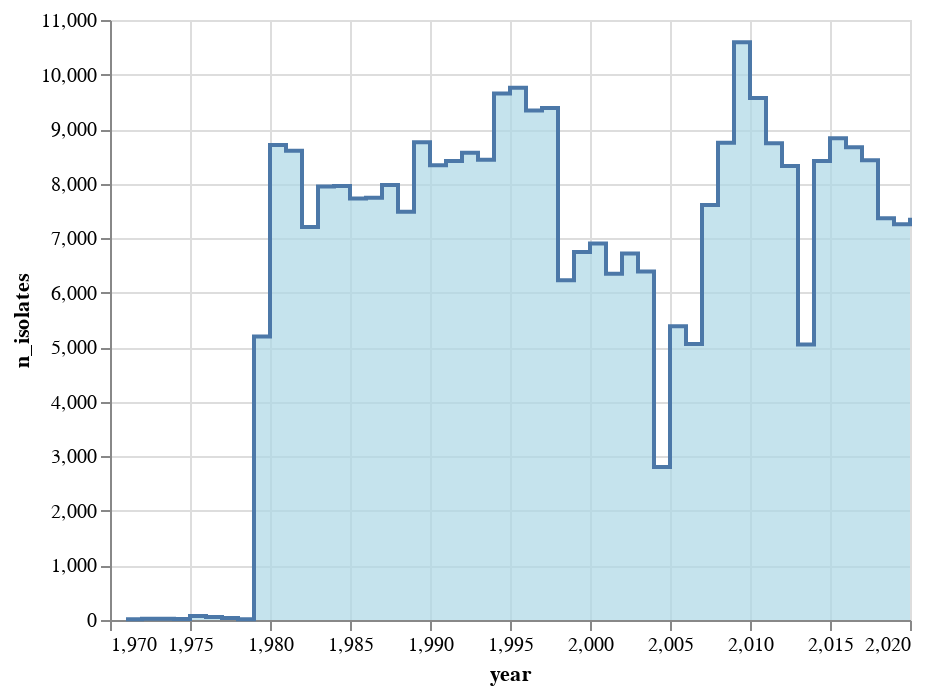

Notebook cell for this chart:
### Code cell
alt.Chart(df_summary).mark_area(
    color="lightblue",
    interpolate='step-after',
    line=True
).encode(
    x='year',
    y='n_isolates'
)

### Figure 1 — Vega-Lite specification as saved in the notebook (floating-point values rounded to 4 significant figures)
{"config": {"view": {"continuousWidth": 400, "continuousHeight": 300}}, "data": {"name": "data-db74778010134993643cce71a89b72e6"}, "mark": {"type": "area", "color": "lightblue", "interpolate": "step-after", "line": true}, "encoding": {"x": {"type": "quantitative", "field": "year"}, "y": {"type": "quantitative", "field": "n_isolates"}}, "$schema": "https://vega.github.io/schema/vega-lite/v4.8.1.json", "datasets": {"data-db74778010134993643cce71a89b72e6": [{"year": 1971, "n_authors": 35, "n_papers": 28, "n_authors_per_paper": 1.5, "n_papers_per_author": 1.2, "n_collabs": 13, "n_isolates": 12, "mean_collabs": 0.7429, "largest_component": 0.1143}, {"year": 1972, "n_authors": 58, "n_papers": 42, "n_authors_per_paper": 1.429, "n_papers_per_author": 1.034, "n_collabs": 18, "n_isolates": 22, "mean_collabs": 0.6207, "largest_component": 0.03448}, {"year": 1973, "n_authors": 47, "n_papers": 36, "n_authors_per_paper": 1.333, "n_papers_per_author": 1.021, "n_collabs": 12, "n_isolates": 23, "mean_collabs": 0.5106, "largest_component": 0.04255}, {"year": 1974, "n_authors": 47, "n_papers": 34, "n_authors_per_paper": 1.441, "n_papers_per_author": 1.043, "n_collabs": 15, "n_isolates": 17, "mean_collabs": 0.6383, "largest_component": 0.04255}, {"year": 1975, "n_authors": 161, "n_papers": 131, "n_authors_per_paper": 1.359, "n_papers_per_author": 1.106, "n_collabs": 44, "n_isolates": 74, "mean_collabs": 0.5466, "largest_component": 0.01863}, {"year": 1976, "n_authors": 120, "n_papers": 96, "n_authors_per_paper": 1.375, "n_papers_per_author": 1.1, "n_collabs": 35, "n_isolates": 54, "mean_collabs": 0.5833, "largest_component": 0.03333}, {"year": 1977, "n_authors": 103, "n_papers": 81, "n_authors_per_paper": 1.432, "n_papers_per_author": 1.126, "n_collabs": 34, "n_isolates": 38, "mean_collabs": 0.6602, "largest_component": 0.02913}, {"year": 1978, "n_authors": 34, "n_papers": 28, "n_authors_per_paper": 1.357, "n_papers_per_author": 1.118, "n_collabs": 10, "n_isolates": 14, "mean_collabs": 0.5882, "largest_component": 0.05882}, {"year": 1979, "n_authors": 8860, "n_papers": 7996, "n_authors_per_paper": 1.248, "n_papers_per_author": 1.126, "n_collabs": 1914, "n_isolates": 5197, "mean_collabs": 0.4321, "largest_component": 0.0006772}, {"year": 1980, "n_authors": 15717, "n_papers": 15008, "n_authors_per_paper": 1.265, "n_papers_per_author": 1.208, "n_collabs": 3797, "n_isolates": 8707, "mean_collabs": 0.4832, "largest_component": 0.000509}, {"year": 1981, "n_authors": 15820, "n_papers": 15090, "n_authors_per_paper": 1.271, "n_papers_per_author": 1.212, "n_collabs": 3909, "n_isolates": 8603, "mean_collabs": 0.4942, "largest_component": 0.0006321}, {"year": 1982, "n_authors": 13248, "n_papers": 12408, "n_authors_per_paper": 1.271, "n_papers_per_author": 1.191, "n_collabs": 3231, "n_isolates": 7205, "mean_collabs": 0.4878, "largest_component": 0.0006793}, {"year": 1983, "n_authors": 14570, "n_papers": 13565, "n_authors_per_paper": 1.272, "n_papers_per_author": 1.184, "n_collabs": 3527, "n_isolates": 7947, "mean_collabs": 0.4841, "largest_component": 0.0004804}, {"year": 1984, "n_authors": 14422, "n_papers": 13707, "n_authors_per_paper": 1.268, "n_papers_per_author": 1.206, "n_collabs": 3488, "n_isolates": 7955, "mean_collabs": 0.4837, "largest_component": 0.0007627}, {"year": 1985, "n_authors": 14106, "n_papers": 13415, "n_authors_per_paper": 1.268, "n_papers_per_author": 1.205, "n_collabs": 3418, "n_isolates": 7728, "mean_collabs": 0.4846, "largest_component": 0.0005671}, {"year": 1986, "n_authors": 14348, "n_papers": 13360, "n_authors_per_paper": 1.272, "n_papers_per_author": 1.185, "n_collabs": 3513, "n_isolates": 7740, "mean_collabs": 0.4897, "largest_component": 0.000697}, {"year": 1987, "n_authors": 14471, "n_papers": 13475, "n_authors_per_paper": 1.269, "n_papers_per_author": 1.181, "n_collabs": 3466, "n_isolates": 7976, "mean_collabs": 0.479, "largest_component": 0.0008983}, {"year": 1988, "n_authors": 13647, "n_papers": 12683, "n_authors_per_paper": 1.268, "n_papers_per_author": 1.179, "n_collabs": 3265, "n_isolates": 7483, "mean_collabs": 0.4785, "largest_component": 0.0005129}, {"year": 1989, "n_authors": 15746, "n_papers": 14852, "n_authors_per_paper": 1.26, "n_papers_per_author": 1.189, "n_collabs": 3721, "n_isolates": 8757, "mean_collabs": 0.4726, "largest_component": 0.0004446}, {"year": 1990, "n_authors": 15161, "n_papers": 14224, "n_authors_per_paper": 1.266, "n_papers_per_author": 1.187, "n_collabs": 3636, "n_isolates": 8336, "mean_collabs": 0.4797, "largest_component": 0.0005277}, {"year": 1991, "n_authors": 15641, "n_papers": 14467, "n_authors_per_paper": 1.278, "n_papers_per_author": 1.182, "n_collabs": 3851, "n_isolates": 8415, "mean_collabs": 0.4924, "largest_component": 0.0005115}, {"year": 1992, "n_authors": 15973, "n_papers": 14889, "n_authors_per_paper": 1.278, "n_papers_per_author": 1.192, "n_collabs": 3978, "n_isolates": 8567, "mean_collabs": 0.4981, "largest_component": 0.0005008}, {"year": 1993, "n_authors": 15768, "n_papers": 14683, "n_authors_per_paper": 1.279, "n_papers_per_author": 1.191, "n_collabs": 3910, "n_isolates": 8438, "mean_collabs": 0.4959, "largest_component": 0.0005074}, {"year": 1994, "n_authors": 17965, "n_papers": 16970, "n_authors_per_paper": 1.275, "n_papers_per_author": 1.204, "n_collabs": 4480, "n_isolates": 9653, "mean_collabs": 0.4987, "largest_component": 0.000835}, {"year": 1995, "n_authors": 17882, "n_papers": 16748, "n_authors_per_paper": 1.269, "n_papers_per_author": 1.189, "n_collabs": 4327, "n_isolates": 9758, "mean_collabs": 0.484, "largest_component": 0.0005033}, {"year": 1996, "n_authors": 17514, "n_papers": 16117, "n_authors_per_paper": 1.28, "n_papers_per_author": 1.178, "n_collabs": 4354, "n_isolates": 9343, "mean_collabs": 0.4972, "largest_component": 0.0003997}, {"year": 1997, "n_authors": 17462, "n_papers": 15988, "n_authors_per_paper": 1.278, "n_papers_per_author": 1.17, "n_collabs": 4282, "n_isolates": 9388, "mean_collabs": 0.4904, "largest_component": 0.0004009}, {"year": 1998, "n_authors": 21557, "n_papers": 14482, "n_authors_per_paper": 1.758, "n_papers_per_author": 1.181, "n_collabs": 17871, "n_isolates": 6230, "mean_collabs": 1.658, "largest_component": 0.004685}, {"year": 1999, "n_authors": 26441, "n_papers": 17212, "n_authors_per_paper": 1.864, "n_papers_per_author": 1.213, "n_collabs": 25535, "n_isolates": 6745, "mean_collabs": 1.931, "largest_component": 0.004992}, {"year": 2000, "n_authors": 26663, "n_papers": 17873, "n_authors_per_paper": 1.847, "n_papers_per_author": 1.238, "n_collabs": 25841, "n_isolates": 6901, "mean_collabs": 1.938, "largest_component": 0.006038}, {"year": 2001, "n_authors": 24505, "n_papers": 15853, "n_authors_per_paper": 1.86, "n_papers_per_author": 1.203, "n_collabs": 23559, "n_isolates": 6347, "mean_collabs": 1.923, "largest_component": 0.005672}, {"year": 2002, "n_authors": 28411, "n_papers": 18486, "n_authors_per_paper": 1.913, "n_papers_per_author": 1.244, "n_collabs": 29155, "n_isolates": 6718, "mean_collabs": 2.052, "largest_component": 0.02946}, {"year": 2003, "n_authors": 27480, "n_papers": 17449, "n_authors_per_paper": 1.929, "n_papers_per_author": 1.225, "n_collabs": 28829, "n_isolates": 6391, "mean_collabs": 2.098, "largest_component": 0.004803}, {"year": 2004, "n_authors": 11193, "n_papers": 6432, "n_authors_per_paper": 1.932, "n_papers_per_author": 1.11, "n_collabs": 11136, "n_isolates": 2806, "mean_collabs": 1.99, "largest_component": 0.005092}, {"year": 2005, "n_authors": 33034, "n_papers": 18775, "n_authors_per_paper": 2.242, "n_papers_per_author": 1.274, "n_collabs": 44784, "n_isolates": 5384, "mean_collabs": 2.711, "largest_component": 0.09136}, {"year": 2006, "n_authors": 34145, "n_papers": 18837, "n_authors_per_paper": 2.3, "n_papers_per_author": 1.269, "n_collabs": 48534, "n_isolates": 5061, "mean_collabs": 2.843, "largest_component": 0.07846}, {"year": 2007, "n_authors": 47580, "n_papers": 28125, "n_authors_per_paper": 2.254, "n_papers_per_author": 1.332, "n_collabs": 69576, "n_isolates": 7609, "mean_collabs": 2.925, "largest_component": 0.1646}, {"year": 2008, "n_authors": 59667, "n_papers": 35104, "n_authors_per_paper": 2.318, "n_papers_per_author": 1.364, "n_collabs": 92181, "n_isolates": 8751, "mean_collabs": 3.09, "largest_component": 0.2003}, {"year": 2009, "n_authors": 70702, "n_papers": 41251, "n_authors_per_paper": 2.32, "n_papers_per_author": 1.354, "n_collabs": 113433, "n_isolates": 10591, "mean_collabs": 3.209, "largest_component": 0.2118}, {"year": 2010, "n_authors": 65676, "n_papers": 37039, "n_authors_per_paper": 2.34, "n_papers_per_author": 1.32, "n_collabs": 100742, "n_isolates": 9570, "mean_collabs": 3.068, "largest_component": 0.1823}, {"year": 2011, "n_authors": 67938, "n_papers": 36226, "n_authors_per_paper": 2.488, "n_papers_per_author": 1.327, "n_collabs": 116363, "n_isolates": 8740, "mean_collabs": 3.426, "largest_component": 0.2069}, {"year": 2012, "n_authors": 66880, "n_papers": 35059, "n_authors_per_paper": 2.496, "n_papers_per_author": 1.308, "n_collabs": 113423, "n_isolates": 8323, "mean_collabs": 3.392, "largest_component": 0.2006}, {"year": 2013, "n_authors": 41771, "n_papers": 19696, "n_authors_per_paper": 2.556, "n_papers_per_author": 1.205, "n_collabs": 67267, "n_isolates": 5049, "mean_collabs": 3.221, "largest_component": 0.08073}, {"year": 2014, "n_authors": 68363, "n_papers": 37226, "n_authors_per_paper": 2.456, "n_papers_per_author": 1.337, "n_collabs": 114852, "n_isolates": 8417, "mean_collabs": 3.36, "largest_component": 0.2105}, {"year": 2015, "n_authors": 67181, "n_papers": 36610, "n_authors_per_paper": 2.38, "n_papers_per_author": 1.297, "n_collabs": 99874, "n_isolates": 8830, "mean_collabs": 2.973, "largest_component": 0.1344}, {"year": 2016, "n_authors": 72588, "n_papers": 38588, "n_authors_per_paper": 2.455, "n_papers_per_author": 1.305, "n_collabs": 115138, "n_isolates": 8665, "mean_collabs": 3.172, "largest_component": 0.1615}, {"year": 2017, "n_authors": 73079, "n_papers": 38305, "n_authors_per_paper": 2.479, "n_papers_per_author": 1.299, "n_collabs": 115579, "n_isolates": 8428, "mean_collabs": 3.163, "largest_component": 0.1701}, {"year": 2018, "n_authors": 71355, "n_papers": 35528, "n_authors_per_paper": 2.581, "n_papers_per_author": 1.285, "n_collabs": 122699, "n_isolates": 7367, "mean_collabs": 3.439, "largest_component": 0.1816}, {"year": 2019, "n_authors": 75879, "n_papers": 36992, "n_authors_per_paper": 2.642, "n_papers_per_author": 1.288, "n_collabs": 132042, "n_isolates": 7256, "mean_collabs": 3.48, "largest_component": 0.1909}, {"year": 2020, "n_authors": 77282, "n_papers": 37152, "n_authors_per_paper": 2.659, "n_papers_per_author": 1.278, "n_collabs": 133958, "n_isolates": 7373, "mean_collabs": 3.467, "largest_component": 0.1917}]}}
